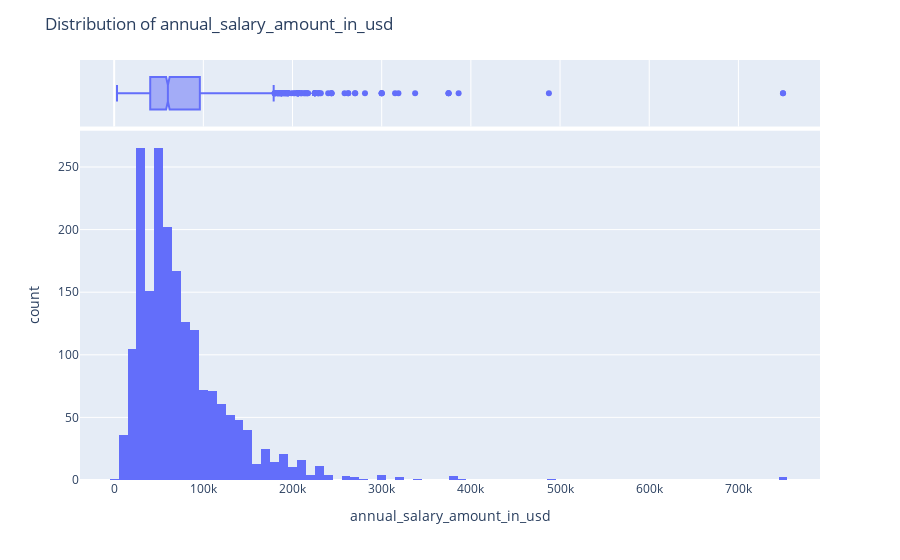
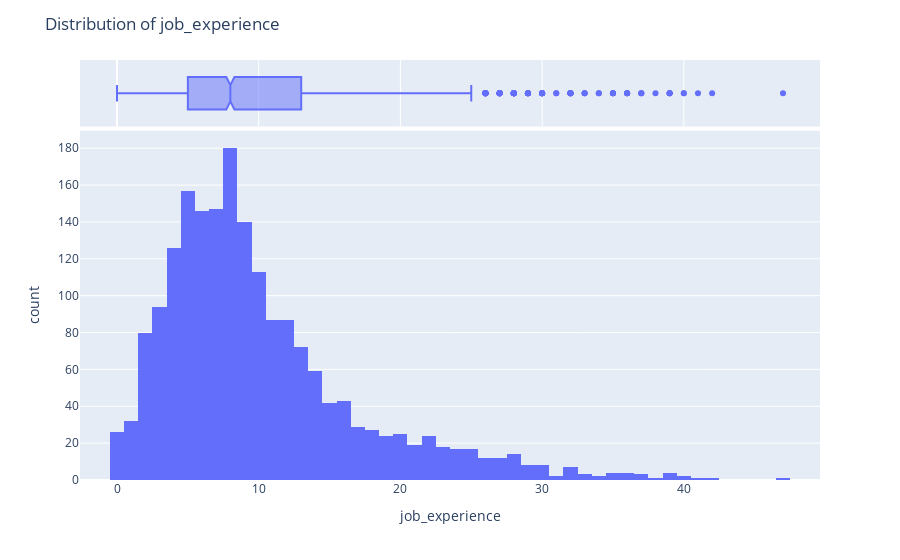

Write notebook code for charts like these, in order.
### Code cell
num_col_list = ["annual_salary_amount_in_usd", "job_experience"]
# Plotting distribution plots for each numeric variable
for col in num_col_list:
    fig = px.histogram(f1, x=col, marginal="box")  # Can also use marginal="violin"
    fig.update_layout(title_text=f'Distribution of {col}')
    fig.show()

### Figure 1 — Plotly figure (JSON) as saved in the notebook; plotly's stock layout.template omitted (floating-point values rounded to 4 significant figures; data arrays with more than 128 entries replaced by an {"elided": "..."} marker saying what was removed)
{"data": [{"alignmentgroup": "True", "bingroup": "x", "hovertemplate": "annual_salary_amount_in_usd=%{x}<br>count=%{y}<extra></extra>", "legendgroup": "", "marker": {"color": "#636efa", "pattern": {"shape": ""}}, "name": "", "offsetgroup": "", "orientation": "v", "showlegend": false, "type": "histogram", "x": {"elided": "1920 float values"}, "xaxis": "x", "yaxis": "y"}, {"alignmentgroup": "True", "hovertemplate": "annual_salary_amount_in_usd=%{x}<extra></extra>", "legendgroup": "", "marker": {"color": "#636efa"}, "name": "", "notched": true, "offsetgroup": "", "showlegend": false, "type": "box", "x": {"elided": "1920 float values"}, "xaxis": "x2", "yaxis": "y2"}], "layout": {"barmode": "relative", "legend": {"tracegroupgap": 0}, "margin": {"t": 60}, "title": {"text": "Distribution of annual_salary_amount_in_usd"}, "xaxis": {"anchor": "y", "domain": [0, 1], "title": {"text": "annual_salary_amount_in_usd"}}, "xaxis2": {"anchor": "y2", "domain": [0, 1], "matches": "x", "showgrid": true, "showticklabels": false}, "yaxis": {"anchor": "x", "domain": [0, 0.8316], "title": {"text": "count"}}, "yaxis2": {"anchor": "x2", "domain": [0.8416, 1], "matches": "y2", "showgrid": false, "showline": false, "showticklabels": false, "ticks": ""}}}

### Figure 2 — Plotly figure (JSON) as saved in the notebook; plotly's stock layout.template omitted (floating-point values rounded to 4 significant figures; data arrays with more than 128 entries replaced by an {"elided": "..."} marker saying what was removed)
{"data": [{"alignmentgroup": "True", "bingroup": "x", "hovertemplate": "job_experience=%{x}<br>count=%{y}<extra></extra>", "legendgroup": "", "marker": {"color": "#636efa", "pattern": {"shape": ""}}, "name": "", "offsetgroup": "", "orientation": "v", "showlegend": false, "type": "histogram", "x": {"elided": "1920 int values"}, "xaxis": "x", "yaxis": "y"}, {"alignmentgroup": "True", "hovertemplate": "job_experience=%{x}<extra></extra>", "legendgroup": "", "marker": {"color": "#636efa"}, "name": "", "notched": true, "offsetgroup": "", "showlegend": false, "type": "box", "x": {"elided": "1920 int values"}, "xaxis": "x2", "yaxis": "y2"}], "layout": {"barmode": "relative", "legend": {"tracegroupgap": 0}, "margin": {"t": 60}, "title": {"text": "Distribution of job_experience"}, "xaxis": {"anchor": "y", "domain": [0, 1], "title": {"text": "job_experience"}}, "xaxis2": {"anchor": "y2", "domain": [0, 1], "matches": "x", "showgrid": true, "showticklabels": false}, "yaxis": {"anchor": "x", "domain": [0, 0.8316], "title": {"text": "count"}}, "yaxis2": {"anchor": "x2", "domain": [0.8416, 1], "matches": "y2", "showgrid": false, "showline": false, "showticklabels": false, "ticks": ""}}}
